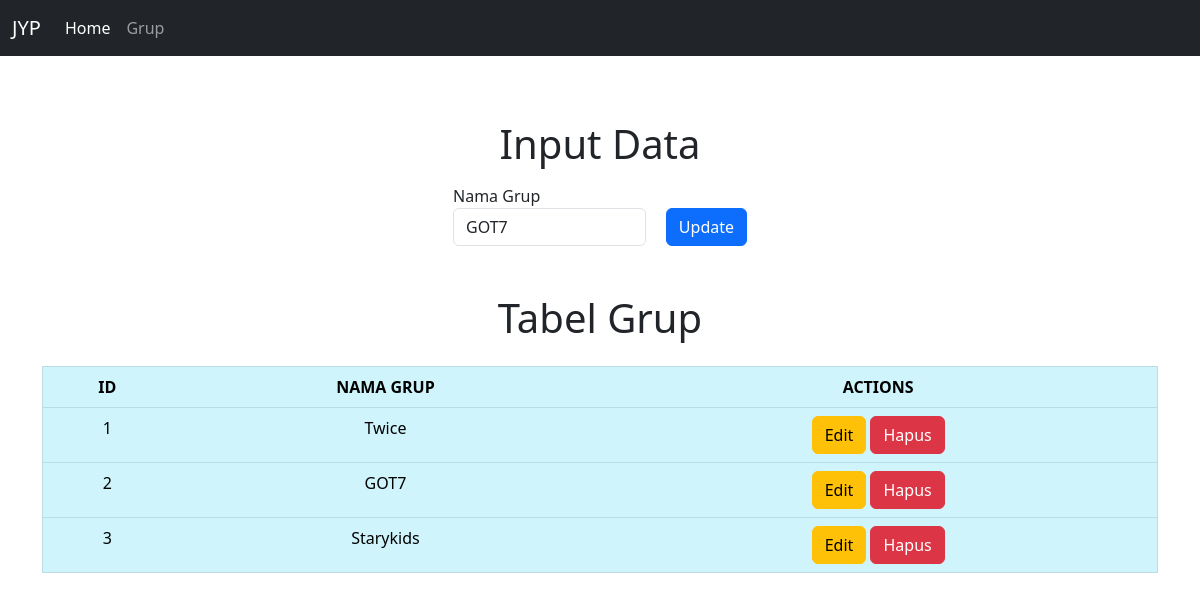
/TP4-DPBO/grup.php?id_edit=35, run on the app's committed database.
### tables this page shows
CREATE TABLE `grup` (
  `grup_id` int(11) NOT NULL AUTO_INCREMENT,
  `grup_nama` varchar(100) NOT NULL,
  PRIMARY KEY (`grup_id`)
);

### TP4-DPBO/controllers/Grup.controller.php (called while the page is built, shortened)
<?php
include_once("models/Grup.class.php");
include_once("views/Grup.view.php");
class GrupController {
  private $grup;
  function __construct(){
    $this->grup = new Grup(Conf::$db_host, Conf::$db_user, Conf::$db_pass, Conf::$db_name);
  }
  public function index($id) {
    $this->grup->open();
    $this->grup->getGrup();
    $data = array(
      'grup' => array(),
      'selected' => array()
    );
    while($row = $this->grup->getResult()){
      array_push($data['grup'], $row);
    }
    if (!empty($id)) {
      $this->grup->getGrupById($id);
      while ($row = $this->grup->getResult()) {
          array_push($data['selected'], $row);
      }
  }
    $view = new GrupView();
    $view->render($data, $id);
  }
}

### TP4-DPBO/views/Grup.view.php (the view, shortened to what this page needs)
<?php
  class GrupView{
    public function render($data, $id_selected){
      $no = 1;
      $dataGrup = null;
      foreach($data['grup'] as $val){
        list($id, $nama) = $val;
        $dataGrup .= "<tr>
                <td>" . $no++ . "</td>
                <td>" . $nama . "</td>
                <td>
                <a href='grup.php?id_edit=" . $id .  "' class='btn btn-warning''>Edit</a>
                <a href='grup.php?id_hapus=" . $id . "' class='btn btn-danger''>Hapus</a>
                </td>
            </tr>";
      }
      if(!empty($id_selected)){
        foreach ($data['selected'] as $val) {
          list($id, $nama) = $val;
          $form = '<form action="grup.php" method="POST">
            <div class="form-row">
              <div class="form-group mt-3">
                <input type="hidden" name="id" value="' . $id_selected . '">
                <label for="grupname">Nama Grup</label>
                <div class="d-flex">
                  <input type="text" class="form-control" name="grupname" value="' . $nama . '" required />
                  <button type="submit" name="edit" class="btn btn-primary" style="margin-left: 20px;">Update</button>
                </div>
              </div>
            </div>
          </form>';
        }
      }
    }
  }

### data on the page
grup: grupname "GOT7", grup_nama "GOT7"
grup: grup_nama "Twice"
grup: grup_nama "Starykids"

### other printed values
$this->content "JYP Home Grup Input Data Tabel Grup ID NAMA GRUP ACTIONS"
